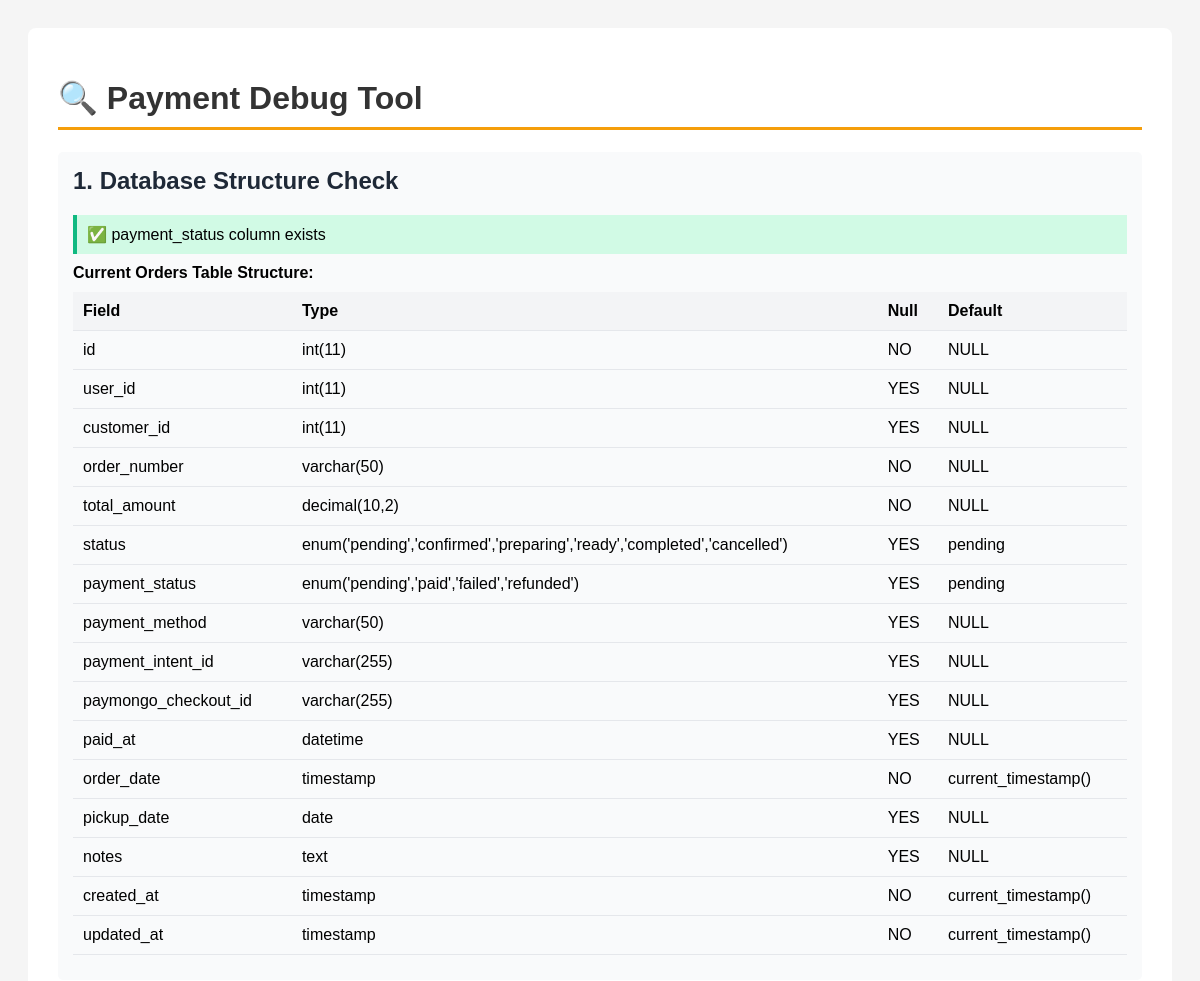
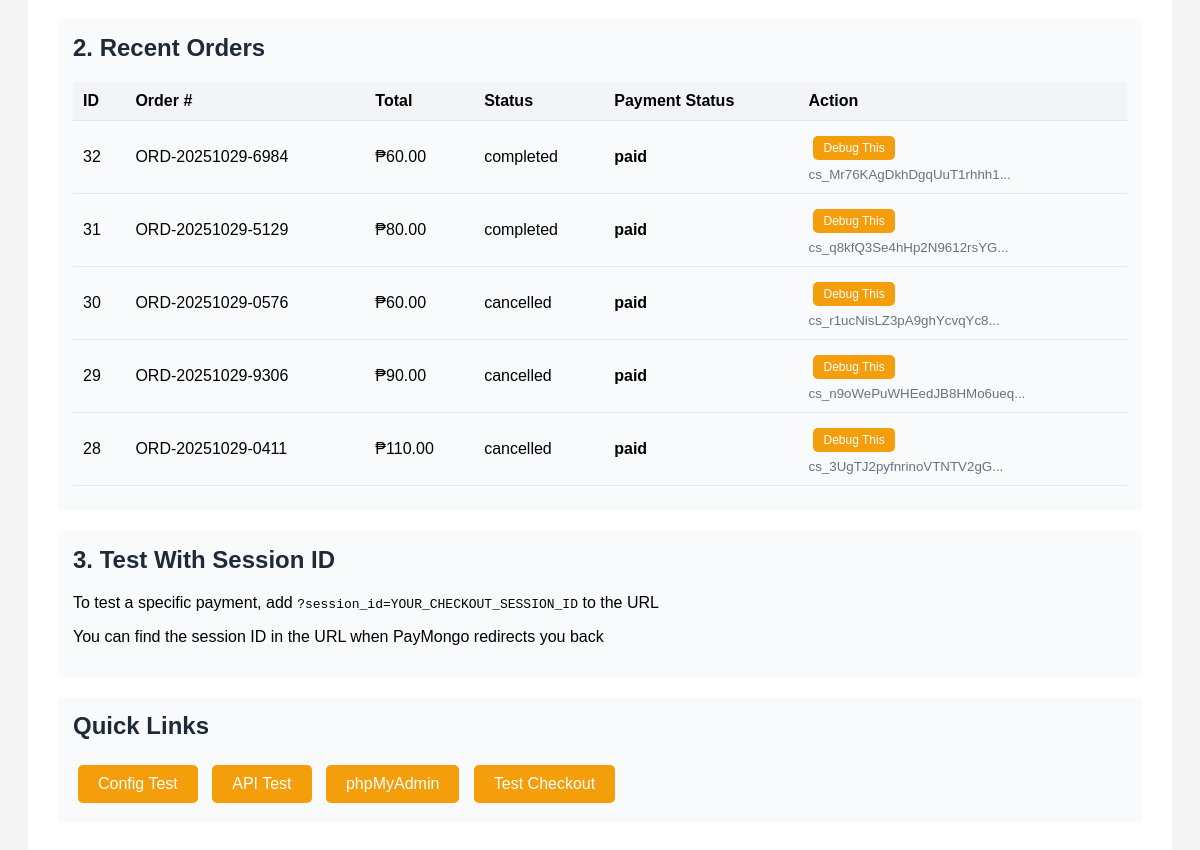
The app's page /debug-payment.php with its own data (2 pictures, top to bottom).
### tables this page shows
CREATE TABLE `orders` (
  `id` int(11) NOT NULL,
  `user_id` int(11) DEFAULT NULL,
  `customer_id` int(11) DEFAULT NULL,
  `order_number` varchar(50) NOT NULL,
  `total_amount` decimal(10,2) NOT NULL,
  `status` enum('pending','confirmed','preparing','ready','completed','cancelled') DEFAULT 'pending',
  `payment_status` enum('pending','paid','failed','refunded') DEFAULT 'pending',
  `payment_method` varchar(50) DEFAULT NULL,
  `payment_intent_id` varchar(255) DEFAULT NULL,
  `paymongo_checkout_id` varchar(255) DEFAULT NULL,
  `paid_at` datetime DEFAULT NULL,
  `order_date` timestamp NOT NULL DEFAULT current_timestamp(),
  `pickup_date` date DEFAULT NULL,
  `notes` text DEFAULT NULL,
  `created_at` timestamp NOT NULL DEFAULT current_timestamp(),
  `updated_at` timestamp NOT NULL DEFAULT current_timestamp() ON UPDATE current_timestamp()
);

### debug-payment.php (the view, shortened to what this page needs)
<?php
$checkoutSessionId = $_GET['session_id'] ?? '';
?>
<!DOCTYPE html>
<html lang="en">
<head>
</head>
<body>
    <div class="container">
        <h1>🔍 Payment Debug Tool</h1>
        <?php
        echo '<div class="section">';
        echo '<h2>1. Database Structure Check</h2>';
        try {
            $database = Database::getInstance();
            $db = $database->getConnection();
            $stmt = $db->query("SHOW COLUMNS FROM orders LIKE 'payment_status'");
            $paymentStatusExists = $stmt->fetch();
            if ($paymentStatusExists) {
                echo '<div class="success">✅ payment_status column exists</div>';
            }
            $stmt = $db->query("SHOW COLUMNS FROM orders");
            $columns = $stmt->fetchAll(PDO::FETCH_ASSOC);
            echo '<strong>Current Orders Table Structure:</strong>';
            echo '<table>';
            echo '<tr><th>Field</th><th>Type</th><th>Null</th><th>Default</th></tr>';
            foreach ($columns as $column) {
                echo '<tr>';
                echo '<td>' . htmlspecialchars($column['Field']) . '</td>';
                echo '<td>' . htmlspecialchars($column['Type']) . '</td>';
                echo '<td>' . htmlspecialchars($column['Null']) . '</td>';
                echo '<td>' . htmlspecialchars($column['Default'] ?? 'NULL') . '</td>';
                echo '</tr>';
            }
            echo '</table>';
        } catch (Exception $e) {
            echo '<div class="error">Database error: ' . htmlspecialchars($e->getMessage()) . '</div>';
        }
        echo '</div>';
        echo '<div class="section">';
        echo '<h2>2. Recent Orders</h2>';
        try {
            $stmt = $db->query("SELECT * FROM orders ORDER BY id DESC LIMIT 5");
            $orders = $stmt->fetchAll(PDO::FETCH_ASSOC);
            if (empty($orders)) {
                echo '<div class="warning">No orders found</div>';
            } else {
                echo '<table>';
                echo '<tr><th>ID</th><th>Order #</th><th>Total</th><th>Status</th><th>Payment Status</th><th>Action</th></tr>';
                foreach ($orders as $order) {
                    echo '<tr>';
                    echo '<td>' . $order['id'] . '</td>';
                    echo '<td>' . htmlspecialchars($order['order_number']) . '</td>';
                    echo '<td>₱' . number_format($order['total_amount'], 2) . '</td>';
                    echo '<td>' . htmlspecialchars($order['status']) . '</td>';
                    echo '<td><strong>' . htmlspecialchars($order['payment_status'] ?? 'N/A') . '</strong></td>';
                    echo '<td>';
                    if (!empty($order['paymongo_checkout_id'])) {
                        $checkoutId = $order['paymongo_checkout_id'];
                        echo '<a href="?session_id=' . urlencode($checkoutId) . '" class="btn" style="padding: 5px 10px; font-size: 12px;">Debug This</a><br>';
                        echo '<small style="color: #6b7280;">' . htmlspecialchars(substr($checkoutId, 0, 25)) . '...</small>';
                    } else {
                        echo 'No checkout ID';
                    }
                    echo '</td>';
                    echo '</tr>';
                }
                echo '</table>';
            }
        } catch (Exception $e) {
            echo '<div class="error">Error: ' . htmlspecialchars($e->getMessage()) . '</div>';
        }
        echo '</div>';
        if ($checkoutSessionId) {
            echo '<div class="section">';
            echo '<h2>3. PayMongo Checkout Session Details</h2>';
            $secretKey = PayMongoConfig::getSecretKey();
            $ch = curl_init("https://api.paymongo.com/v1/checkout_sessions/$checkoutSessionId");
            curl_setopt($ch, CURLOPT_HTTPHEADER, [
                'Content-Type: application/json',
                'Authorization: Basic ' . base64_encode($secretKey . ':')
            ]);
            curl_setopt($ch, CURLOPT_RETURNTRANSFER, true);
            $response = curl_exec($ch);
            $httpCode = curl_getinfo($ch, CURLINFO_HTTP_CODE);
            curl_close($ch);
            if ($httpCode >= 200 && $httpCode < 300) {
                $data = json_decode($response, true);
                echo '<div class="success">✅ Successfully retrieved from PayMongo</div>';
                if (isset($data['data'])) {
                    $session = $data['data'];
                    $attrs = $session['attributes'];
                    echo '<strong>Payment Status:</strong> <span style="font-size: 18px; font-weight: bold; color: ';
                    echo ($attrs['payment_status'] === 'paid') ? '#10b981' : '#f59e0b';
                    echo ';">' . strtoupper($attrs['payment_status'] ?? 'unknown') . '</span><br><br>';
                    echo '<strong>Key Information:</strong><br>';
                    echo 'Checkout ID: ' . $session['id'] . '<br>';
                    echo 'Payment Intent ID: ' . ($attrs['payment_intent_id'] ?? 'None') . '<br>';
                    echo 'Amount: ₱' . number_format(($attrs['line_items_total'] ?? 0) / 100, 2) . '<br>';
                    echo 'Description: ' . htmlspecialchars($attrs['description'] ?? 'N/A') . '<br><br>';
                    echo '<strong>Full Response:</strong>';
                    echo '<pre>' . json_encode($data, JSON_PRETTY_PRINT) . '</pre>';
                }
            } else {
                echo '<div class="error">❌ Failed to retrieve from PayMongo (HTTP ' . $httpCode . ')</div>';
                echo '<pre>' . htmlspecialchars($response) . '</pre>';
            }
            echo '</div>';
            echo '<div class="section">';
            echo '<h2>4. Database Order for This Checkout</h2>';
            try {
                $stmt = $db->prepare("SELECT * FROM orders WHERE paymongo_checkout_id = ?");
                $stmt->execute([$checkoutSessionId]);
                $order = $stmt->fetch(PDO::FETCH_ASSOC);
                if ($order) {
                    echo '<div class="success">✅ Order found in database</div>';
                    echo '<pre>' . json_encode($order, JSON_PRETTY_PRINT) . '</pre>';
                } else {
                    echo '<div class="error">❌ No order found with this checkout_id</div>';
                }
            } catch (Exception $e) {
                echo '<div class="error">Error: ' . htmlspecialchars($e->getMessage()) . '</div>';
            }
            echo '</div>';
        } else {
            echo '<div class="section">';
            echo '<h2>3. Test With Session ID</h2>';
            echo '<p>To test a specific payment, add <code>?session_id=YOUR_CHECKOUT_SESSION_ID</code> to the URL</p>';
            echo '<p>You can find the session ID in the URL when PayMongo redirects you back</p>';
            echo '</div>';
        }
        ?>
        <div class="section">
            <h2>Quick Links</h2>
            <a href="test-paymongo-config.php" class="btn">Config Test</a>
            <a href="test-paymongo-api.php" class="btn">API Test</a>
            <a href="http://localhost/phpmyadmin" class="btn" target="_blank">phpMyAdmin</a>
            <a href="products.html" class="btn">Test Checkout</a>
        </div>
    </div>
</body>
</html>

### debug-payment.php (style rules this page uses)
body { font-family: Arial, sans-serif; padding: 20px; background: #f5f5f5; }
.container { max-width: 1200px; margin: 0 auto; background: white; padding: 30px; border-radius: 8px; }
h1 { color: #333; border-bottom: 3px solid #f59e0b; padding-bottom: 10px; }
.section { margin: 20px 0; padding: 15px; background: #f9fafb; border-radius: 5px; }
.section h2 { color: #1f2937; margin-top: 0; }
.success { background: #d1fae5; border-left: 4px solid #10b981; padding: 10px; margin: 10px 0; }
table { width: 100%; border-collapse: collapse; margin: 10px 0; }
th, td { padding: 10px; text-align: left; border-bottom: 1px solid #e5e7eb; }
th { background: #f3f4f6; font-weight: 600; }
.btn { display: inline-block; padding: 10px 20px; background: #f59e0b; color: white; text-decoration: none; border-radius: 5px; margin: 5px; }

### records on screen
orders: id "32", order_number "ORD-20251029-6984", total_amount "60.00", status "completed", payment_status "paid", paymongo_checkout "cs_Mr76KAgDkhDgqUuT1rhhh1"
orders: id "31", order_number "ORD-20251029-5129", total_amount "80.00", status "completed", payment_status "paid", paymongo_checkout "cs_q8kfQ3Se4hHp2N9612rsYG"
orders: id "30", order_number "ORD-20251029-0576", total_amount "60.00", status "cancelled", payment_status "paid", paymongo_checkout "cs_r1ucNisLZ3pA9ghYcvqYc8"
orders: id "29", order_number "ORD-20251029-9306", total_amount "90.00", status "cancelled", payment_status "paid", paymongo_checkout "cs_n9oWePuWHEedJB8HMo6ueq"
orders: id "28", order_number "ORD-20251029-0411", total_amount "110.00", status "cancelled", payment_status "paid", paymongo_checkout "cs_3UgTJ2pyfnrinoVTNTV2gG"

### other values on screen
$column['Field'] "id"
$column['Type'] "int(11)"
$column['Null'] "NO"
$column['Default'] "NULL"
$column['Field'] "user_id"
$column['Null'] "YES"
$column['Field'] "customer_id"
$column['Field'] "order_number"
$column['Type'] "varchar(50)"
$column['Field'] "total_amount"
$column['Type'] "decimal(10,2)"
$column['Field'] "status"
$column['Type'] "enum('pending','confirmed','preparing','ready','completed','cancelled')"
$column['Default'] "pending"
$column['Field'] "payment_status"
